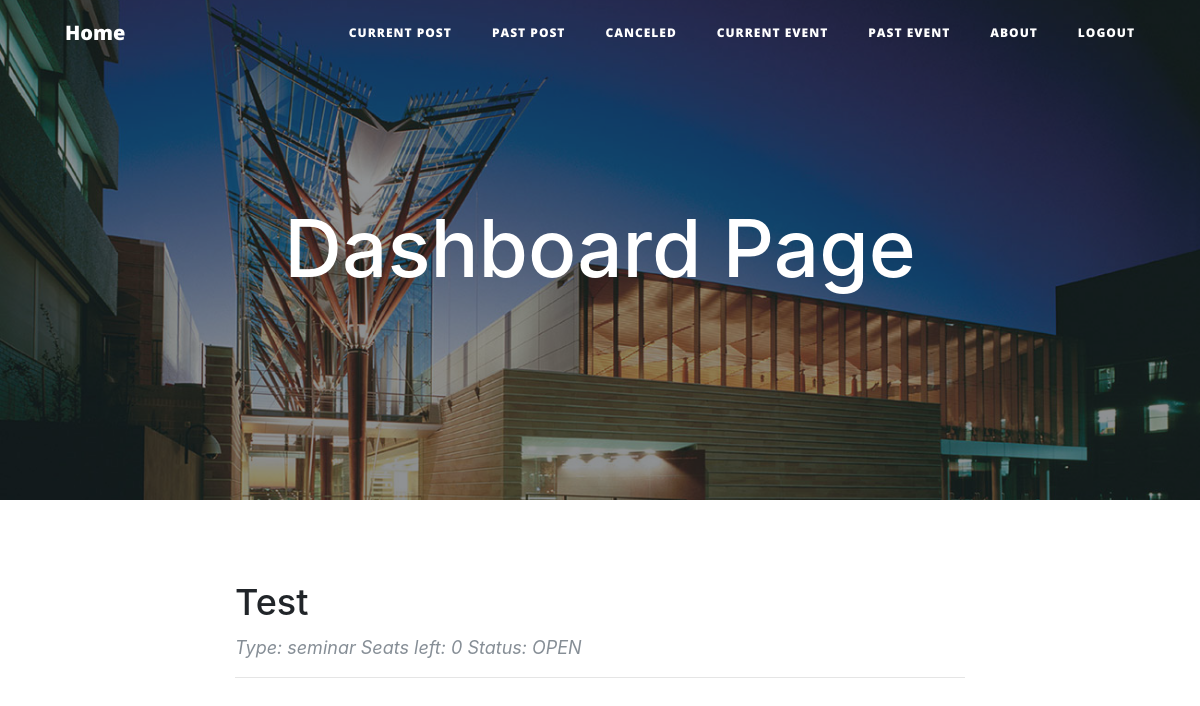
Page /dashboard/ (signed in) on the earlier database version.
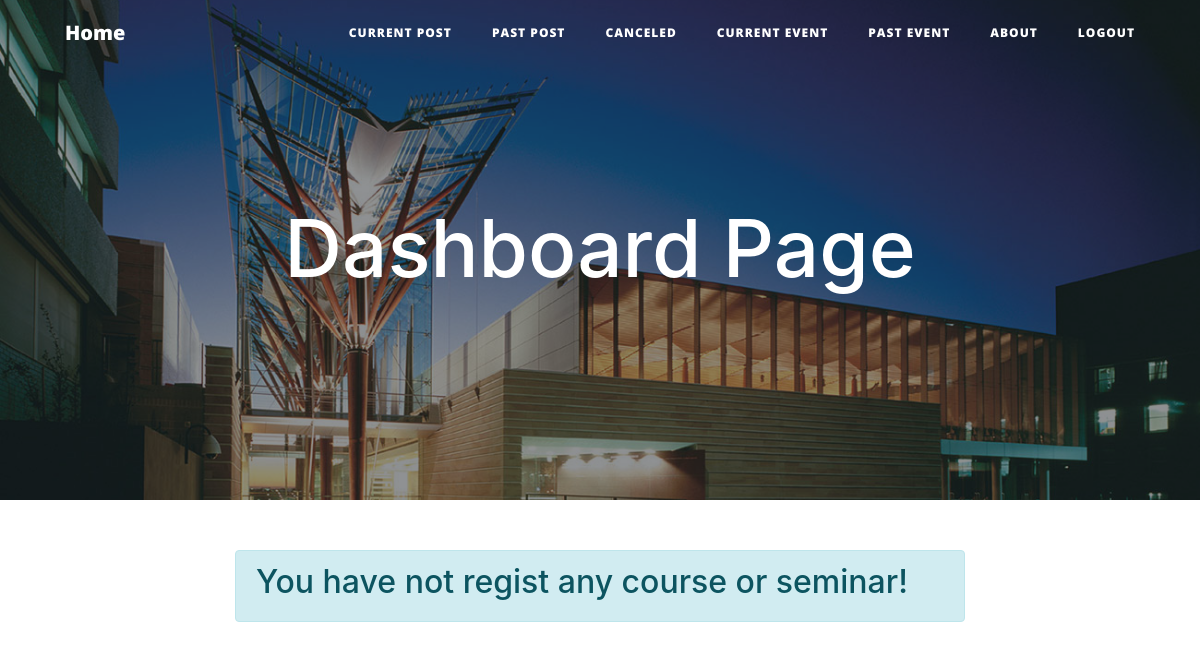
Same page on the later database version.
### event.py (models this page shows, shortened)
class Seminar(db.Model):
    __tablename__ = 'seminars'
    seminar_id = db.Column(db.Integer, primary_key=True)
    title = db.Column(db.String(120))
    details = db.Column(db.UnicodeText)
    start = db.Column(db.String(80))
    end = db.Column(db.String(80))
    capacity = db.Column(db.Integer)
    status = db.Column(db.String(80))
    creater = db.Column(db.String(80))
    users = db.relationship('User',secondary=seminar_realation,
                            backref=db.backref('seminar_users_all', lazy='dynamic'))
    sessions = db.relationship('Session',secondary=seminar_session,
                            backref=db.backref('session_all', lazy='dynamic'))

### route.py (the view)
@app.route('/dashboard/')
@login_required
def dashboard():
    user = Eventsystem.get_user(current_user)
    events = user.event_users_all.all()
    seminars = user.seminar_users_all.all()
    try:
        Eventsystem.check_regist(events, seminars)
        return render_template('dashboard.html',events = events, seminars = seminars)
    except ErrorMessage as error:
        return render_template('dashboard.html', dash = True, message = error.msg)

### EventSystem.py (called while the page is built)
    @staticmethod
    def get_user(current_user):
        if current_user.role != 'guest':
            user = User.query.filter_by(zid = current_user.zid).one()
        else:
            user = User.query.filter_by(name = current_user.name).one()
        return user

    @staticmethod
    def check_regist(event, seminar):
        if len(event) != 0 or len(seminar) != 0:
            return True
        raise ErrorMessage(None,'You have not regist any course or seminar!')

### event.py (called while the page is built)
    @property
    def is_authenticated(self):
        return True

    @property
    def is_anonymous(self):
        return False

### server.py (called while the page is built)
@login_manager.user_loader
def load_user(user_id):
    return User.query.get(int(user_id))

### templates/dashboard.html (shortened to what this page needs)
{% extends 'basedashboard.html' %}
{% block dash %}
<header class="masthead" style="background-image: url('{{ url_for('static',filename='asb-unsw-campus-53.jpg')}}'); width: auto; height:500px;">
    <div class="overlay"></div>
    <div class="container">
        <div class="row">
            <div class="col-lg-8 col-md-10 mx-auto">
                <div class="site-heading">
                    <h1>Dashboard Page</h1>
                </div>
            </div>
        </div>
    </div>
</header>
<div class="container">
    <div class="row">
        <div class="col-lg-8 col-md-10 mx-auto">
            {% if dash %}
                <div class="alert alert-info">
                    <h2>{{message}}</h2>
                </div>
            {% endif %}
        </div>
    </div>
</div>
<div class="container">
    <div class="row">
        <div class="col-lg-8 col-md-10 mx-auto">
            {% for seminar in seminars %}
                {% if seminar.status == 'OPEN' %}
                    <div class="post-preview">
                        <a href="{{ url_for('seminarinfo', seminarId = seminar.seminar_id) }}">
                            <h2 class="post-title">
                                {{seminar.title}}
                            </h2>
                        </a>
                        <p class="post-meta">Type: seminar Seats left: {{ seminar.capacity - seminar.seminars_all.count() }} Status: {{seminar.status}}</p>
                    </div>
                    <hr>
                {% endif %}
            {% endfor %}
        </div>
    </div>
</div>
{% endblock %}

Differences in the rows shown:
no longer on this page (row edited): Seminar: title "Test", seminar.capacity-seminar.seminars_all.count() "0", status "OPEN"
Other differences:
{{ message }}: (not shown) → "You have not regist any course or seminar!"
